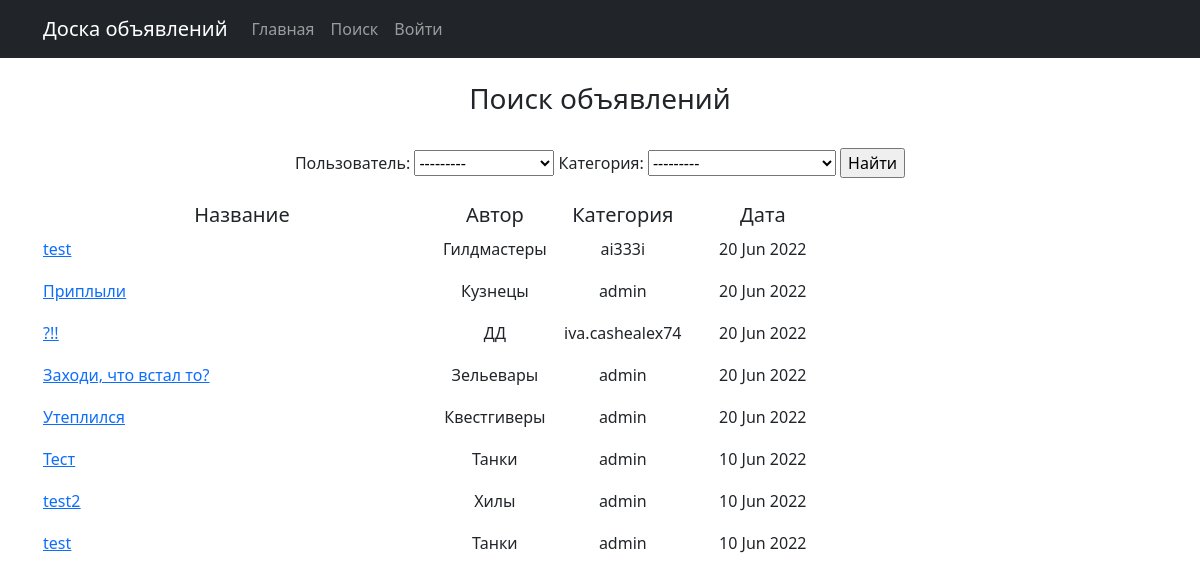
The app's page /search/ with its own data.
### main/models.py (models this page shows, shortened)
class Note(models.Model):
    title = models.CharField(max_length=128, verbose_name='Название')
    content = RichTextUploadingField(verbose_name='Контент')
    datetime = models.DateTimeField(auto_now_add=True, verbose_name='Дата создания')
    user = models.ForeignKey(User, blank=True, null=True, on_delete=models.CASCADE, verbose_name='Пользователь')
    category = models.ForeignKey(Category, on_delete=models.CASCADE, verbose_name='Категория')

class Category(models.Model):
    name = models.CharField(max_length=64, unique=True, verbose_name='Название')
    def __str__(self):
        return f'{self.name}'

### main/views.py (the view)
# urls.py: path('search/', NoteSearch.as_view(), name='search'),
class NoteSearch(ListView):
    model = Note
    template_name = 'note_search.html'
    context_object_name = 'note'
    ordering = ['-datetime']
    def get_context_data(self, **kwargs):
        context = super().get_context_data(**kwargs)
        context['filter'] = NoteFilter(self.request.GET, queryset=self.get_queryset())
        return context

### templates/note_search.html (shortened to what this page needs)
{% extends 'static/default.html' %}
{% block content %}
<br><h3>Поиск объявлений</h3>
<br><form method="GET">
    {{ filter.form }}
    <input type="submit" value="Найти">
</form><br>
<table>
    <tr>
        <td width="400">
            <h5>Название</h5>
        </td>
        <td width="100">
            <h5>Автор</h5>
        </td>
        <td width="150">
            <h5>Категория</h5>
        </td>
        <td width="130">
            <h5>Дата</h5>
        </td>
    </tr>
    {% for note in filter.qs %}
    <tr>
        <td>
            <p align="left"><a href="{% url 'detail' note.id %}"><u>{{ note.title | truncatechars:60 }}</u></a></p>
        </td>
        <td>
            <p align="center">{{ note.category }}</p>
        </td>
        <td>
            <p align="center">{{ note.user }}</p>
        </td>
        <td>
            <p align="center">{{ note.datetime | date:"d M Y" }}</p>
        </td>
    </tr>
    {% endfor %}
</table>
<br>
{% endblock content %}

### templates/static/default.html (shortened to what this page needs)
<!DOCTYPE html>
<html lang="en">
{% load static %}
<head>
    <link href="{% static 'styles.css' %}" rel="stylesheet"/>
</head>
<body>
<nav class="navbar navbar-expand-lg navbar-dark bg-dark static-top">
    <div class="container">
        <table>
            <tr>
                <td width="800">
                    <div class="collapse navbar-collapse" id="navbarResponsive">
                        <ul class="navbar-nav ml-auto">
                            <a class="navbar-brand" href="{% url 'main' %}">Доска объявлений</a>
                            <li class="nav-item"><a class="nav-link" href="{% url 'main' %}">Главная</a></li>
                            <li class="nav-item"><a class="nav-link" href="{% url 'search' %}">Поиск</a></li>
                            {% if not request.user.username %}
                            <li class="nav-item"><a class="nav-link"
                                                    href="http://127.0.0.1:8000/accounts/login/">Войти</a></li>
                            {% endif %}
                        </ul>
                    </div>
                </td>
                <td width="400" align="right" valign="bottom">
                    <a class="nav-link" href="{% url 'profile' %}">{{request.user.username}}</a>
                </td>
            </tr>
        </table>
    </div>
</nav>
<div class="container">
    <div class="row">
        <div class="col-lg-12 text-center">
            {% block content %} {% endblock content %}
        </div>
    </div>
</div>
</body>
</html>

### records on screen
Note: title "test", category "Гилдмастеры", user "ai333i", datetime "20 Jun 2022"
Note: title "Приплыли", category "Кузнецы", user "admin", datetime "20 Jun 2022"
Note: title "?!!", category "ДД", user "iva.cashealex74", datetime "20 Jun 2022"
Note: title "Заходи, что встал то?", category "Зельевары", user "admin", datetime "20 Jun 2022"
Note: title "Утеплился", category "Квестгиверы", user "admin", datetime "20 Jun 2022"
Note: title "Тест", category "Танки", user "admin", datetime "10 Jun 2022"
Note: title "test2", category "Хилы", user "admin", datetime "10 Jun 2022"
Note: title "test", category "Танки", user "admin", datetime "10 Jun 2022"
